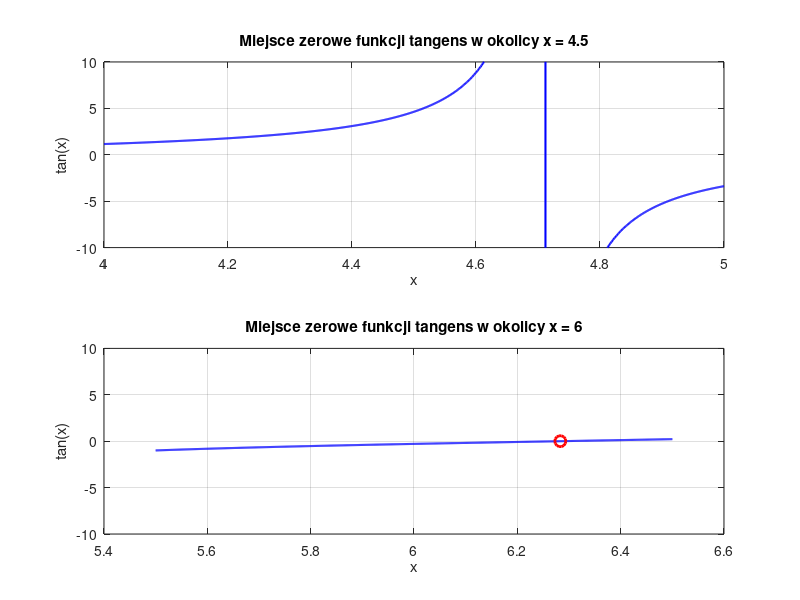

MATLAB code for this plot:
function [x1, y1, x2, y2] = fzero_values()
    % x1 - miejsce zerowe funkcji tangens obliczone przez fzero dla x=4.5
    % x2 - miejsce zerowe funkcji tangens obliczone przez fzero dla x=6
    % y1 - wartość funkcji tan wyznaczona dla argumentu x1
    % y2 - wartość funkcji tan wyznaczona dla argumentu x2

    options = optimset('Display','iter');
    
    [x1, y1] = fzero(@tan,4.5, options);
    [x2, y2] = fzero(@tan,6.0, options);

    disp(x1)
    disp(x2)
    
    disp(tan(x1))
    disp(y1)

    disp(tan(x2))
    disp(y2)

    % Rysowanie wykresów funkcji tangens w okolicach miejsc zerowych
    figure;

    % Wykres dla x1
    subplot(2, 1, 1);
    x_vals1 = linspace(4, 5, 1000);
    y_vals1 = tan(x_vals1);
    plot(x_vals1, y_vals1, 'b-', 'LineWidth', 1.5);
    hold on;
    plot(x1, y1, 'ro', 'MarkerSize', 8, 'LineWidth', 2);
    title('Miejsce zerowe funkcji tangens w okolicy x = 4.5');
    xlabel('x');
    ylabel('tan(x)');
    hold off;
    grid on;
    ylim([-10, 10]);

    % Wykres dla x2
    subplot(2, 1, 2);
    x_vals2 = linspace(5.5, 6.5, 1000);
    y_vals2 = tan(x_vals2);
    plot(x_vals2, y_vals2, 'b-', 'LineWidth', 1.5);
    hold on;
    plot(x2, y2, 'ro', 'MarkerSize', 8, 'LineWidth', 2);
    title('Miejsce zerowe funkcji tangens w okolicy x = 6');
    xlabel('x');
    ylabel('tan(x)');
    hold off;
    grid on;
    ylim([-10, 10]);

    % Zapisanie wykresu do pliku
    saveas(gcf, 'zadanie7.png');

end